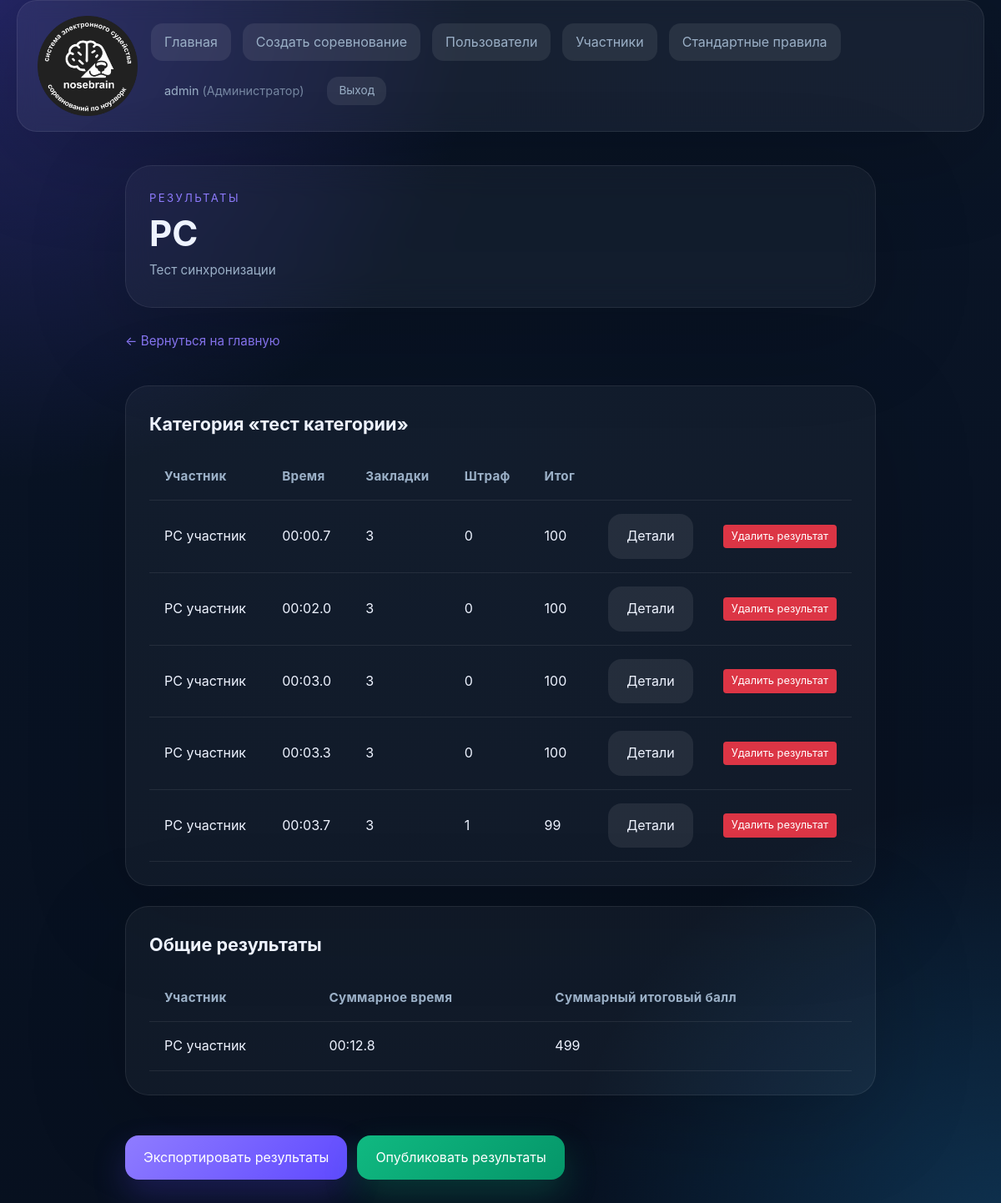
The app's page /results.php?competition_id=2 (signed in) with its own data.
### tables this page shows
CREATE TABLE competitions (
                id INTEGER PRIMARY KEY AUTOINCREMENT,
                name TEXT NOT NULL,
                description TEXT NOT NULL,
                is_published INTEGER DEFAULT 0,
                start_date TEXT,
                end_date TEXT
            );

CREATE TABLE categories (
                id INTEGER PRIMARY KEY AUTOINCREMENT,
                competition_id INTEGER NOT NULL,
                name TEXT NOT NULL,
                time_limit REAL NOT NULL,
                hides_count INTEGER NOT NULL,
                max_score INTEGER NOT NULL,
                sort_order INTEGER DEFAULT 0,
                FOREIGN KEY (competition_id) REFERENCES competitions(id)
            );

CREATE TABLE results (
                id INTEGER PRIMARY KEY AUTOINCREMENT,
                category_id INTEGER NOT NULL,
                participant_id INTEGER,
                participant_name TEXT NOT NULL,
                time REAL NOT NULL,
                found_items INTEGER NOT NULL,
                penalty_counts TEXT NOT NULL,
                penalty_score INTEGER NOT NULL,
                total_score INTEGER NOT NULL,
                judge_comment TEXT,
                created_at TEXT NOT NULL,
                FOREIGN KEY (category_id) REFERENCES categories(id),
                FOREIGN KEY (participant_id) REFERENCES participants(id)
            );

### results.php (the view, shortened to what the rows shown need)
<?php
require_once __DIR__ . '/auth.php';
require_once __DIR__ . '/src/functions.php';
$dbManager = new DatabaseManager();
$service = new CompetitionService($dbManager);
function formatTime(float $seconds): string
{
    $minutes = (int) floor($seconds / 60);
    $remainingSeconds = fmod($seconds, 60);
    $wholeSeconds = (int) floor($remainingSeconds);
    $tenths = (int) round(($remainingSeconds - $wholeSeconds) * 10);
    return sprintf('%02d:%02d.%d', $minutes, $wholeSeconds, $tenths);
}
$selectedCompetitionId = filter_input(INPUT_GET, 'competition_id', FILTER_VALIDATE_INT);
$selectedCompetition = $selectedCompetitionId ? $service->getCompetitionById($selectedCompetitionId) : null;
$categories = $selectedCompetitionId !== null ? $service->getCategoriesByCompetition($selectedCompetitionId) : [];
$overallResults = $selectedCompetitionId !== null ? $service->getOverallResults($selectedCompetitionId) : [];
$canDelete = canDeleteResults();
?>
<!DOCTYPE html>
<html lang="ru">
<head>
    <link rel="stylesheet" href="style.css">
</head>
<body>
<?php
require_once __DIR__ . '/header.php';
?>
<main class="page-shell page-shell--single">
    <section class="hero hero--compact">
        <div>
            <div class="hero__eyebrow">Результаты</div>
            <?php if ($selectedCompetition === null): ?>
                <h1 class="hero__title">Соревнование не найдено</h1>
                <p class="hero__subtitle">Выбранное соревнование недоступно или было удалено.</p>
            <?php else: ?>
                <h1 class="hero__title"><?= escape($selectedCompetition->getName()) ?></h1>
                <p class="hero__subtitle"><?= escape($selectedCompetition->getDescription()) ?></p>
            <?php endif; ?>
        </div>
    </section>
    <section class="content-grid content-grid--single">
        <?php if ($selectedCompetition !== null): ?>
            <?php if (count($categories) === 0): ?>
                <div class="empty-state">У этого соревнования нет категорий.</div>
            <?php else: ?>
                <?php foreach ($categories as $category): ?>
                    <?php
                        $categoryResults = $service->getResultsByCategory($category->getId());
                        $penaltyRulesMap = [];
                        foreach ($category->getPenaltyRules() as $rule) {
                            $penaltyRulesMap[$rule->getId()] = [
                                'name' => $rule->getName(),
                                'points' => $rule->getPoints(),
                                'type' => $rule->getType()
                            ];
                        }
                    ?>
                    <article class="panel">
                        <h2>Категория «<?= escape($category->getName()) ?>»</h2>
                        <?php if (count($categoryResults) === 0): ?>
                            <div class="empty-state">Нет результатов для этой категории.</div>
                        <?php else: ?>
                            <div class="table-wrapper" style="margin-top: 12px;">
                                <table class="table">
                                    <thead>
                                    <tr>
                                        <th>Участник</th>
                                        <th>Время</th>
                                        <th>Закладки</th>
                                        <th>Штраф</th>
                                        <th>Итог</th>
                                        <th style="width: 100px;"></th>
                                        <?php if ($canDelete): ?>
                                            <th style="width: 120px;"></th>
                                        <?php endif; ?>
                                    </tr>
                                    </thead>
                                    <tbody>
                                    <?php foreach ($categoryResults as $result): ?>
                                        <tr data-result-id="<?= $result->getId() ?>">
                                            <td><?= escape($result->getParticipantName()) ?></td>
                                            <td><?= formatTime($result->getTime()) ?></td>
                                            <td><?= $result->getFoundItems() ?></td>
                                            <td><?= $result->getPenaltyScore() ?></td>
                                            <td><?= $result->getTotalScore() ?></td>
                                            <td style="text-align: center;">
                                                <button class="button button--secondary details-btn"
                                                        data-result-id="<?= $result->getId() ?>"
                                                        data-participant-name="<?= escape($result->getParticipantName()) ?>"
                                                        data-category-name="<?= escape($category->getName()) ?>"
                                                        data-time="<?= $result->getTime() ?>"
                                                        data-found-items="<?= $result->getFoundItems() ?>"
                                                        data-penalty-score="<?= $result->getPenaltyScore() ?>"
                                                        data-total-score="<?= $result->getTotalScore() ?>"
                                                        data-penalty-counts='<?= json_encode($result->getPenaltyCounts(), JSON_THROW_ON_ERROR) ?>'
                                                        data-penalty-rules='<?= json_encode($penaltyRulesMap, JSON_THROW_ON_ERROR) ?>'
                                                        data-judge-comment="<?= escape($result->getJudgeComment() ?? '') ?>">
                                                    Детали
                                                </button>
                                            </td>
                                            <?php if ($canDelete): ?>
                                                <td class="action-cell">
                                                    <button class="delete-btn"
                                                            data-result-id="<?= $result->getId() ?>"
                                                            data-participant-name="<?= escape($result->getParticipantName()) ?>"
                                                            data-category-name="<?= escape($category->getName()) ?>">
                                                        Удалить результат
                                                    </button>
                                                </td>
                                            <?php endif; ?>
                                        </tr>
                                    <?php endforeach; ?>
                                    </tbody>
                                </table>
                            </div>
                        <?php endif; ?>
                    </article>
                <?php endforeach; ?>
            <?php endif; ?>
            <?php if (count($overallResults) > 0): ?>
                <article class="panel">
                    <h2>Общие результаты</h2>
                    <div class="table-wrapper" style="margin-top: 12px;">
                        <table class="table">
                            <thead>
                            <tr>
                                <th>Участник</th>
                                <th>Суммарное время</th>
                                <th>Суммарный итоговый балл</th>
                            </tr>
                            </thead>
                        </table>
                    </div>
                </article>
            <?php endif; ?>
        <?php endif; ?>
    </section>
</main>
</body>
</html>

### records on screen
competitions: name "PC", description "Тест синхронизации"
categories: name "тест категории"
results: participant_name "PC участник", time "00:00.7", found_items "3", penalty_score "0", total_score "100"
results: participant_name "PC участник", time "00:02.0", found_items "3", penalty_score "0", total_score "100"
results: participant_name "PC участник", time "00:03.0", found_items "3", penalty_score "0", total_score "100"
results: participant_name "PC участник", time "00:03.3", found_items "3", penalty_score "0", total_score "100"
results: participant_name "PC участник", time "00:03.7", found_items "3", penalty_score "1", total_score "99"

### other values on screen
$link['label'] "Главная"
$link['label'] "Создать соревнование"
$link['label'] "Пользователи"
$link['label'] "Участники"
$link['label'] "Стандартные правила"
$user['username'] "admin"
$roleLabel "Администратор"
$result['participant_name'] "PC участник"
formatTime($result['total_time']) "00:12.8"
$result['total_score'] "499"
